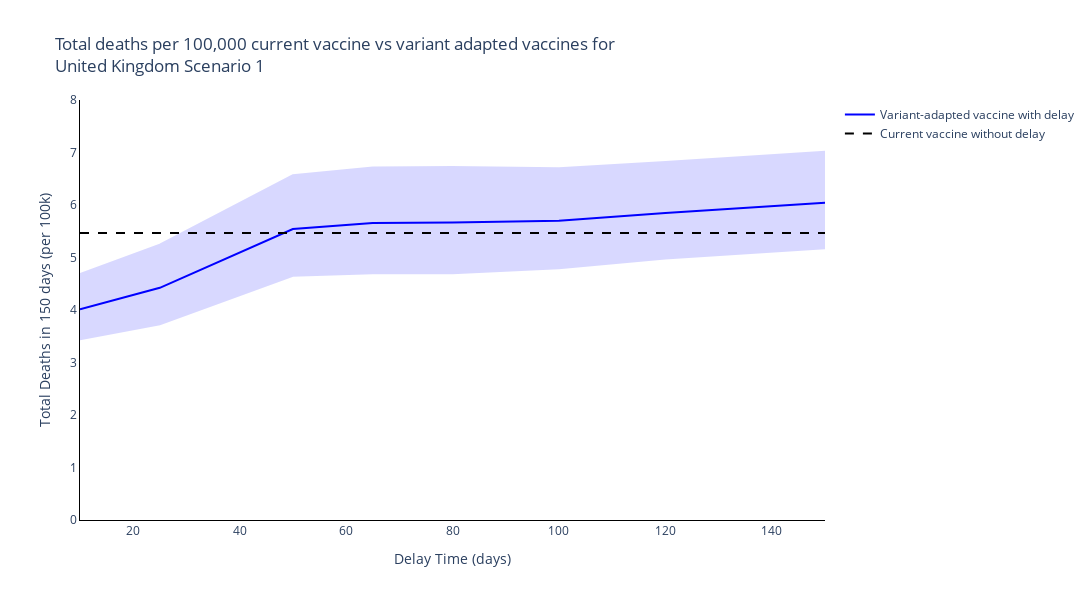
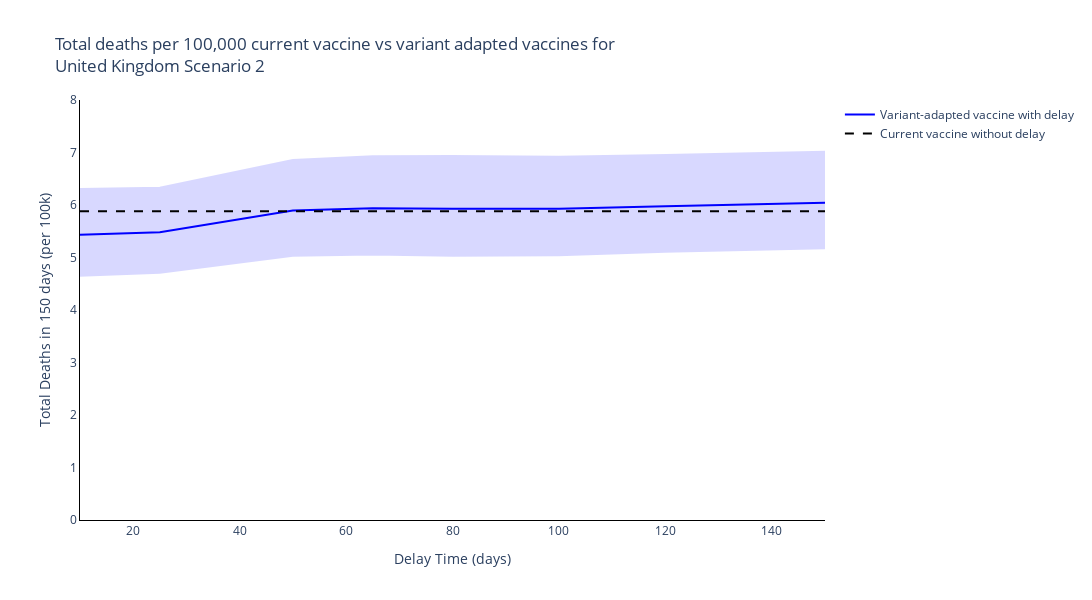
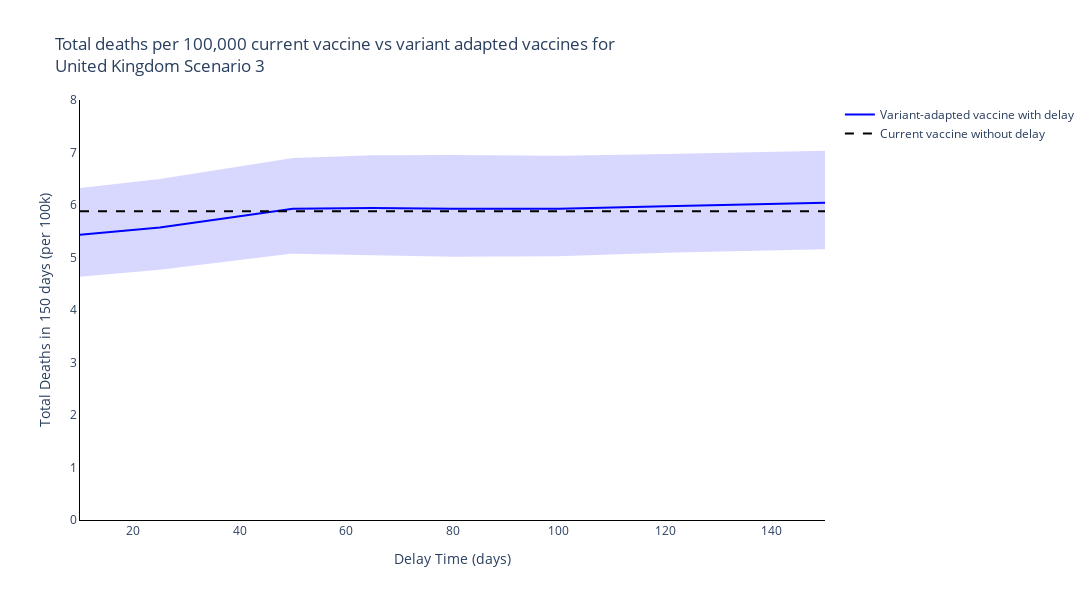
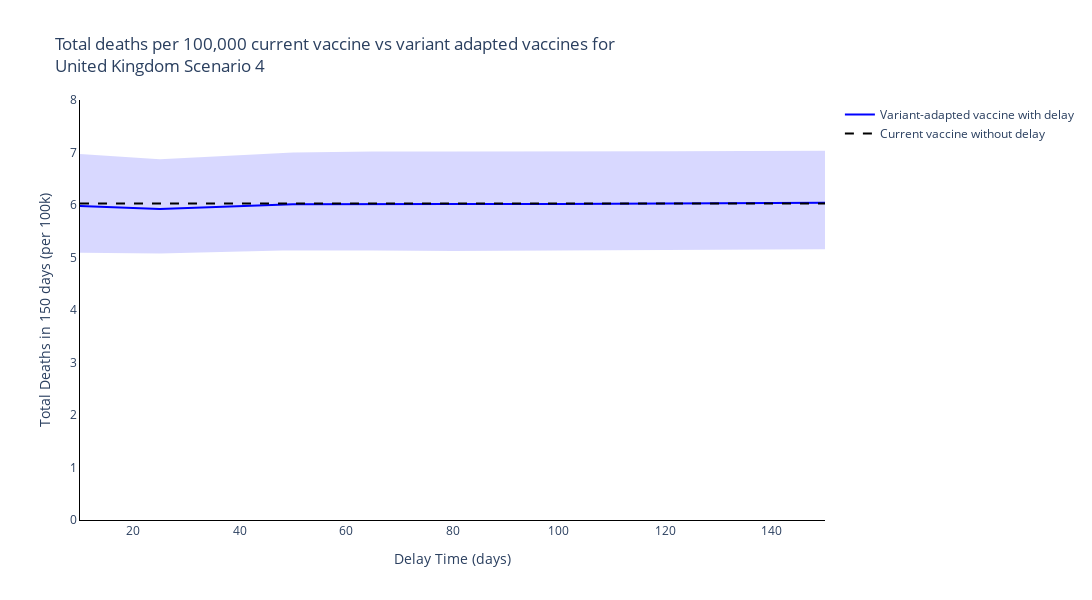

Source (notebook cell) for these figures, in order:
### Markdown cell above
## Summary Figures
### Time of switch from current to variant adapted vaccines

### Code cell
new_scenario_names = ['Scenario {}'.format(s+1) for s, scenario in enumerate(scenario_names[:-1])] + [scenario_names[-1]]

# Plot for each region
for r, reg in enumerate(regions):
    # Plot for each boosting scenario
    for s, scenario in enumerate(new_scenario_names):
        fig = go.Figure()
        fig.add_trace(
            go.Scatter(
                y=[np.sum(var_adapted_delayed_total_new_deaths_mean[r][dt, s, :]) for dt, delay_time in enumerate(delay_times)],
                x=delay_times,
                mode='lines',
                name='Variant-adapted vaccine with delay',
                line=dict(
                    color=colours[r]),
            )
        )

        fig.add_trace(
            go.Scatter(
                y=[np.sum(var_adapted_delayed_total_new_deaths_upper[r][dt, s, :]) for dt, delay_time in enumerate(delay_times)] + [np.sum(var_adapted_delayed_total_new_deaths_lower[r][dt, s, :]) for dt, delay_time in enumerate(delay_times)][::-1],
                x=delay_times + delay_times[::-1],
                mode='lines',
                name='Variant-adapted vaccine with delay',
                fill='toself',
                fillcolor=colours[r],
                line_color=colours[r],
                opacity=0.15,
                showlegend=False
            )
        )

        fig.add_trace(
            go.Scatter(
                y=[np.sum(current_vacc_total_new_deaths_mean[r][s,:])] * len(delay_times),
                x=delay_times,
                mode='lines',
                name='Current vaccine without delay',
                line=dict(
                    color='black',
                    dash='dash')
            )
        )

        # Add axis labels
        fig.update_layout(
            boxmode='group',
            title='Total deaths per 100,000 current vaccine vs variant adapted vaccines for <br>{} {}'.format(reg, scenario),
            width=1100,
            height=600,
            plot_bgcolor='white',
            xaxis=dict(
                linecolor='black',
                title='Delay Time (days)'
                ),
            yaxis=dict(
                linecolor='black',
                title='Total Deaths in 150 days (per 100k)',
                range=[0, 8]),
            hovermode='x unified'
            )

        fig.write_image('images/report5_time_switch_vaccine_type/Time of switch from current to variant adapted vaccines {} {}.pdf'.format(reg, scenario))
        fig.show()

### Figure 1 — Plotly figure (JSON) as saved in the notebook; plotly's stock layout.template omitted (floating-point values rounded to 4 significant figures)
{"data": [{"line": {"color": "blue"}, "mode": "lines", "name": "Variant-adapted vaccine with delay", "type": "scatter", "x": [10, 25, 50, 65, 80, 100, 120, 150], "y": [4.016, 4.423, 5.543, 5.659, 5.665, 5.701, 5.85, 6.042]}, {"fill": "toself", "fillcolor": "blue", "line": {"color": "blue"}, "mode": "lines", "name": "Variant-adapted vaccine with delay", "opacity": 0.15, "showlegend": false, "type": "scatter", "x": [10, 25, 50, 65, 80, 100, 120, 150, 150, 120, 100, 80, 65, 50, 25, 10], "y": [4.682, 5.246, 6.565, 6.714, 6.724, 6.7, 6.819, 7.013, 5.175, 4.982, 4.796, 4.702, 4.698, 4.651, 3.73, 3.44]}, {"line": {"color": "black", "dash": "dash"}, "mode": "lines", "name": "Current vaccine without delay", "type": "scatter", "x": [10, 25, 50, 65, 80, 100, 120, 150], "y": [5.465, 5.465, 5.465, 5.465, 5.465, 5.465, 5.465, 5.465]}], "layout": {"boxmode": "group", "height": 600, "hovermode": "x unified", "plot_bgcolor": "white", "title": {"text": "Total deaths per 100,000 current vaccine vs variant adapted vaccines for <br>United Kingdom Scenario 1"}, "width": 1100, "xaxis": {"linecolor": "black", "title": {"text": "Delay Time (days)"}}, "yaxis": {"linecolor": "black", "range": [0, 8], "title": {"text": "Total Deaths in 150 days (per 100k)"}}}}

### Figure 2 — Plotly figure (JSON) as saved in the notebook; plotly's stock layout.template omitted (floating-point values rounded to 4 significant figures)
{"data": [{"line": {"color": "blue"}, "mode": "lines", "name": "Variant-adapted vaccine with delay", "type": "scatter", "x": [10, 25, 50, 65, 80, 100, 120, 150], "y": [5.432, 5.48, 5.893, 5.939, 5.929, 5.931, 5.978, 6.042]}, {"fill": "toself", "fillcolor": "blue", "line": {"color": "blue"}, "mode": "lines", "name": "Variant-adapted vaccine with delay", "opacity": 0.15, "showlegend": false, "type": "scatter", "x": [10, 25, 50, 65, 80, 100, 120, 150, 150, 120, 100, 80, 65, 50, 25, 10], "y": [6.303, 6.328, 6.856, 6.929, 6.933, 6.92, 6.952, 7.013, 5.175, 5.107, 5.044, 5.031, 5.056, 5.035, 4.71, 4.654]}, {"line": {"color": "black", "dash": "dash"}, "mode": "lines", "name": "Current vaccine without delay", "type": "scatter", "x": [10, 25, 50, 65, 80, 100, 120, 150], "y": [5.88, 5.88, 5.88, 5.88, 5.88, 5.88, 5.88, 5.88]}], "layout": {"boxmode": "group", "height": 600, "hovermode": "x unified", "plot_bgcolor": "white", "title": {"text": "Total deaths per 100,000 current vaccine vs variant adapted vaccines for <br>United Kingdom Scenario 2"}, "width": 1100, "xaxis": {"linecolor": "black", "title": {"text": "Delay Time (days)"}}, "yaxis": {"linecolor": "black", "range": [0, 8], "title": {"text": "Total Deaths in 150 days (per 100k)"}}}}

### Figure 3 — Plotly figure (JSON) as saved in the notebook; plotly's stock layout.template omitted (floating-point values rounded to 4 significant figures)
{"data": [{"line": {"color": "blue"}, "mode": "lines", "name": "Variant-adapted vaccine with delay", "type": "scatter", "x": [10, 25, 50, 65, 80, 100, 120, 150], "y": [5.432, 5.573, 5.929, 5.941, 5.929, 5.931, 5.978, 6.042]}, {"fill": "toself", "fillcolor": "blue", "line": {"color": "blue"}, "mode": "lines", "name": "Variant-adapted vaccine with delay", "opacity": 0.15, "showlegend": false, "type": "scatter", "x": [10, 25, 50, 65, 80, 100, 120, 150, 150, 120, 100, 80, 65, 50, 25, 10], "y": [6.303, 6.475, 6.875, 6.93, 6.933, 6.92, 6.952, 7.013, 5.175, 5.107, 5.044, 5.031, 5.06, 5.093, 4.785, 4.654]}, {"line": {"color": "black", "dash": "dash"}, "mode": "lines", "name": "Current vaccine without delay", "type": "scatter", "x": [10, 25, 50, 65, 80, 100, 120, 150], "y": [5.88, 5.88, 5.88, 5.88, 5.88, 5.88, 5.88, 5.88]}], "layout": {"boxmode": "group", "height": 600, "hovermode": "x unified", "plot_bgcolor": "white", "title": {"text": "Total deaths per 100,000 current vaccine vs variant adapted vaccines for <br>United Kingdom Scenario 3"}, "width": 1100, "xaxis": {"linecolor": "black", "title": {"text": "Delay Time (days)"}}, "yaxis": {"linecolor": "black", "range": [0, 8], "title": {"text": "Total Deaths in 150 days (per 100k)"}}}}

### Figure 4 — Plotly figure (JSON) as saved in the notebook; plotly's stock layout.template omitted (floating-point values rounded to 4 significant figures)
{"data": [{"line": {"color": "blue"}, "mode": "lines", "name": "Variant-adapted vaccine with delay", "type": "scatter", "x": [10, 25, 50, 65, 80, 100, 120, 150], "y": [5.979, 5.924, 6.017, 6.023, 6.019, 6.02, 6.031, 6.042]}, {"fill": "toself", "fillcolor": "blue", "line": {"color": "blue"}, "mode": "lines", "name": "Variant-adapted vaccine with delay", "opacity": 0.15, "showlegend": false, "type": "scatter", "x": [10, 25, 50, 65, 80, 100, 120, 150, 150, 120, 100, 80, 65, 50, 25, 10], "y": [6.952, 6.852, 6.982, 6.999, 6.999, 6.997, 7.003, 7.013, 5.175, 5.164, 5.148, 5.145, 5.153, 5.155, 5.094, 5.108]}, {"line": {"color": "black", "dash": "dash"}, "mode": "lines", "name": "Current vaccine without delay", "type": "scatter", "x": [10, 25, 50, 65, 80, 100, 120, 150], "y": [6.027, 6.027, 6.027, 6.027, 6.027, 6.027, 6.027, 6.027]}], "layout": {"boxmode": "group", "height": 600, "hovermode": "x unified", "plot_bgcolor": "white", "title": {"text": "Total deaths per 100,000 current vaccine vs variant adapted vaccines for <br>United Kingdom Scenario 4"}, "width": 1100, "xaxis": {"linecolor": "black", "title": {"text": "Delay Time (days)"}}, "yaxis": {"linecolor": "black", "range": [0, 8], "title": {"text": "Total Deaths in 150 days (per 100k)"}}}}
